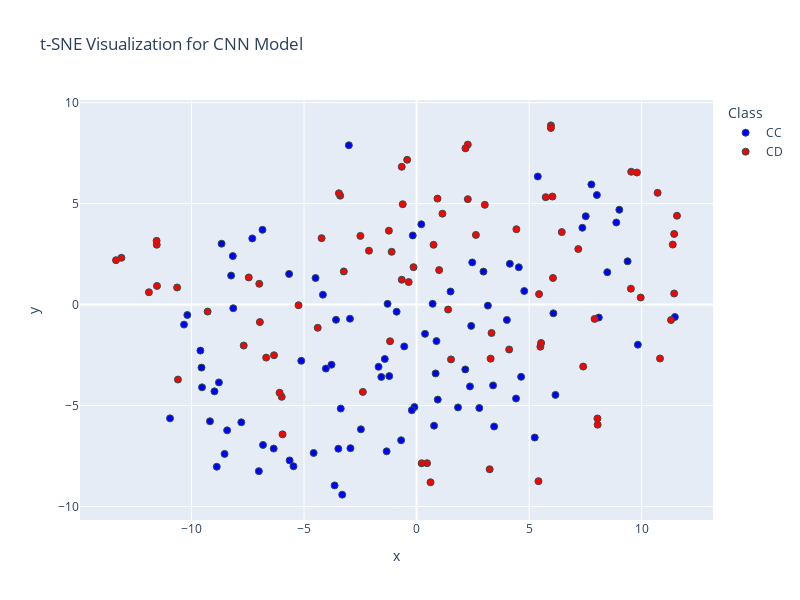

The notebook cell this image was saved under:
### Markdown cell above
### Visualization using TSNE

### Code cell
# Extract embeddings from the train dataset
embeddings = [item['input_ids'] for item in train_dataset_cnn]  # Extract embeddings (input_ids)
# Stack embeddings into a tensor
embeddings_tensor = torch.stack(embeddings) 

# Average pooling to flatten the embeddings
embeddings_flattened = embeddings_tensor.mean(dim=1)

# Extract labels
labels = [item['labels'] for item in train_dataset_cnn]
labels_tensor = torch.tensor(labels)

# Convert tensor labels to list of integers. This is necessary for the plot_tsne function.
labels_list = labels_tensor.tolist()

# Apply t-SNE to reduce dimensions to 2D
tsne = TSNE(n_components=2, perplexity=30, random_state=42)
X_2d = tsne.fit_transform(embeddings_flattened)

# Plot the t-SNE visualization using the preprocessed labels
plot_tsne(X_2d, labels_list, title="t-SNE Visualization for CNN Model")

### Figure 1 — Plotly figure (JSON) as saved in the notebook; plotly's stock layout.template omitted (floating-point values rounded to 4 significant figures)
{"data": [{"hovertemplate": "Class=CC<br>x=%{x}<br>y=%{y}<extra></extra>", "legendgroup": "CC", "marker": {"color": "blue", "line": {"color": "DarkSlateGrey", "width": 1}, "size": 7, "symbol": "circle"}, "mode": "markers", "name": "CC", "orientation": "v", "showlegend": true, "type": "scatter", "x": [8.098, 4.784, -5.467, -9.179, -4.161, -8.78, -10.95, 3.169, -1.288, 2.973, -7.299, -8.978, -2.958, 4.42, -0.1689, 2.427, 2.373, -3.369, -0.09502, -5.122, -8.416, 7.767, -1.689, 9.009, 0.8834, 5.386, -1.33, -3.579, 4.013, 2.788, -10.18, 3.399, -10.33, 6.171, 8.873, -3.476, 0.3755, 2.473, -3.008, -2.472, -5.639, -4.487, -3.778, -6.823, 0.2108, -5.662, -1.566, -1.412, -1.212, 11.48, -9.531, 3.445, 9.377, -0.8866, -9.553, 8.474, -8.529, 2.165, -0.6855, -8.662, 0.8478, -3.303, -8.238, -0.2104, -4.03, -0.5489, -8.144, 0.7136, -7.007, 9.832, -6.347, -8.876, 1.842, 5.25, 4.145, -8.163, 0.9413, -9.604, -3.641, -4.573, 0.7773, 8.011, 4.645, -2.938, 7.516, 7.366, 1.509, 6.078, -6.845, -7.786, 4.542], "xaxis": "x", "y": [-0.6404, 0.6727, -8.008, -5.78, 0.4909, -3.854, -5.635, -0.05062, 0.03569, 1.633, 3.277, -4.298, -0.6983, -4.651, 3.425, -1.054, -4.051, -5.15, -5.073, -2.785, -6.229, 5.951, -3.082, 4.696, -1.808, 6.345, -7.266, -0.7542, -0.7614, -5.123, -0.5158, -4.002, -0.9898, -4.472, 4.067, -7.139, -1.45, 2.09, 7.889, -6.176, -7.716, 1.317, -2.978, -6.951, 3.978, 1.518, -3.584, -2.693, -3.543, -0.6153, -4.099, -6.038, 2.144, -0.3543, -3.121, 1.605, -7.394, -3.212, -6.72, 3.016, -3.408, -9.412, 1.436, -5.229, -3.169, -2.072, -0.1808, 0.03881, -8.248, -1.985, -7.131, -8.031, -5.093, -6.585, 2.021, 2.403, -4.706, -2.28, -8.956, -7.348, -5.996, 5.427, -3.578, -7.111, 4.376, 3.804, 0.6469, -0.4324, 3.702, -5.829, 1.847], "yaxis": "y"}, {"hovertemplate": "Class=CD<br>x=%{x}<br>y=%{y}<extra></extra>", "legendgroup": "CD", "marker": {"color": "red", "line": {"color": "DarkSlateGrey", "width": 1}, "size": 7, "symbol": "circle"}, "mode": "markers", "name": "CD", "orientation": "v", "showlegend": true, "type": "scatter", "x": [10.71, 2.277, 9.535, 2.636, 4.435, -6.333, -0.135, 1.15, 9.79, -13.11, 7.185, 3.249, 0.9296, 3.332, 3.031, -5.955, -3.393, -10.6, -0.6146, -4.391, -0.6588, 7.402, -2.496, -6.682, -5.99, 5.969, -10.64, 5.501, 0.6199, 6.451, 5.533, 5.968, -6.086, 2.277, -0.3492, 0.7546, 4.114, 6.035, 6.061, -6.961, -9.283, -1.177, -2.387, 5.442, 8.046, 7.91, 9.958, 1.53, -3.45, -4.22, 1.401, 1.003, -7.456, -7.679, 11.57, 11.44, -11.54, -11.55, 5.416, 3.29, -11.89, 0.466, 11.44, -3.232, 8.036, -0.4175, 0.2264, 10.82, 9.522, -13.35, 2.172, -6.988, -5.245, -2.115, -1.229, -0.6575, 11.38, -1.106, 5.738, -11.53, 11.31], "xaxis": "x", "y": [5.534, 7.924, 6.579, 3.45, 3.733, -2.51, 1.853, 4.503, 6.541, 2.318, 2.75, -8.155, 5.25, -1.406, 4.942, -6.426, 5.394, -3.713, 4.973, -1.149, 6.824, -3.069, 3.402, -2.626, -4.569, 8.876, 0.8478, -2.086, -8.801, 3.592, -1.903, 8.747, -4.365, 5.221, 1.115, 2.961, -2.225, 5.351, 1.319, -0.8668, -0.3461, -1.816, -4.323, 0.5193, -5.948, -0.7077, 0.3501, -2.715, 5.512, 3.291, -0.2441, 1.708, 1.344, -2.029, 4.4, 0.5507, 2.964, 3.158, -8.744, -2.676, 0.6116, -7.854, 3.499, 1.642, -5.64, 7.171, -7.859, -2.669, 0.788, 2.2, 7.738, 1.029, -0.03158, 2.669, 3.66, 1.232, 2.974, 2.613, 5.321, 0.9234, -0.764], "yaxis": "y"}], "layout": {"height": 600, "legend": {"title": {"text": "Class"}, "tracegroupgap": 0}, "title": {"text": "t-SNE Visualization for CNN Model"}, "width": 800, "xaxis": {"anchor": "y", "domain": [0, 1], "title": {"text": "x"}}, "yaxis": {"anchor": "x", "domain": [0, 1], "title": {"text": "y"}}}}
